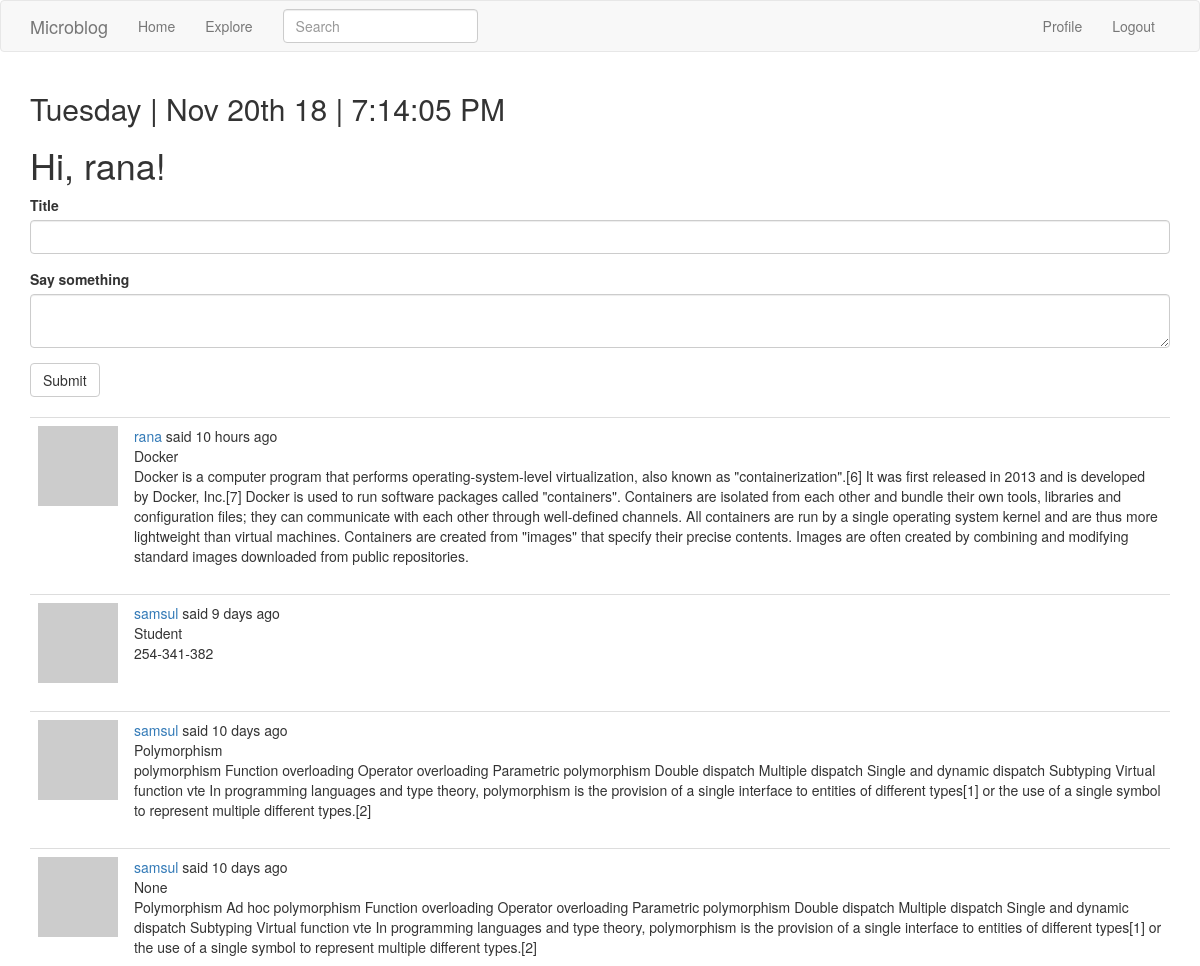
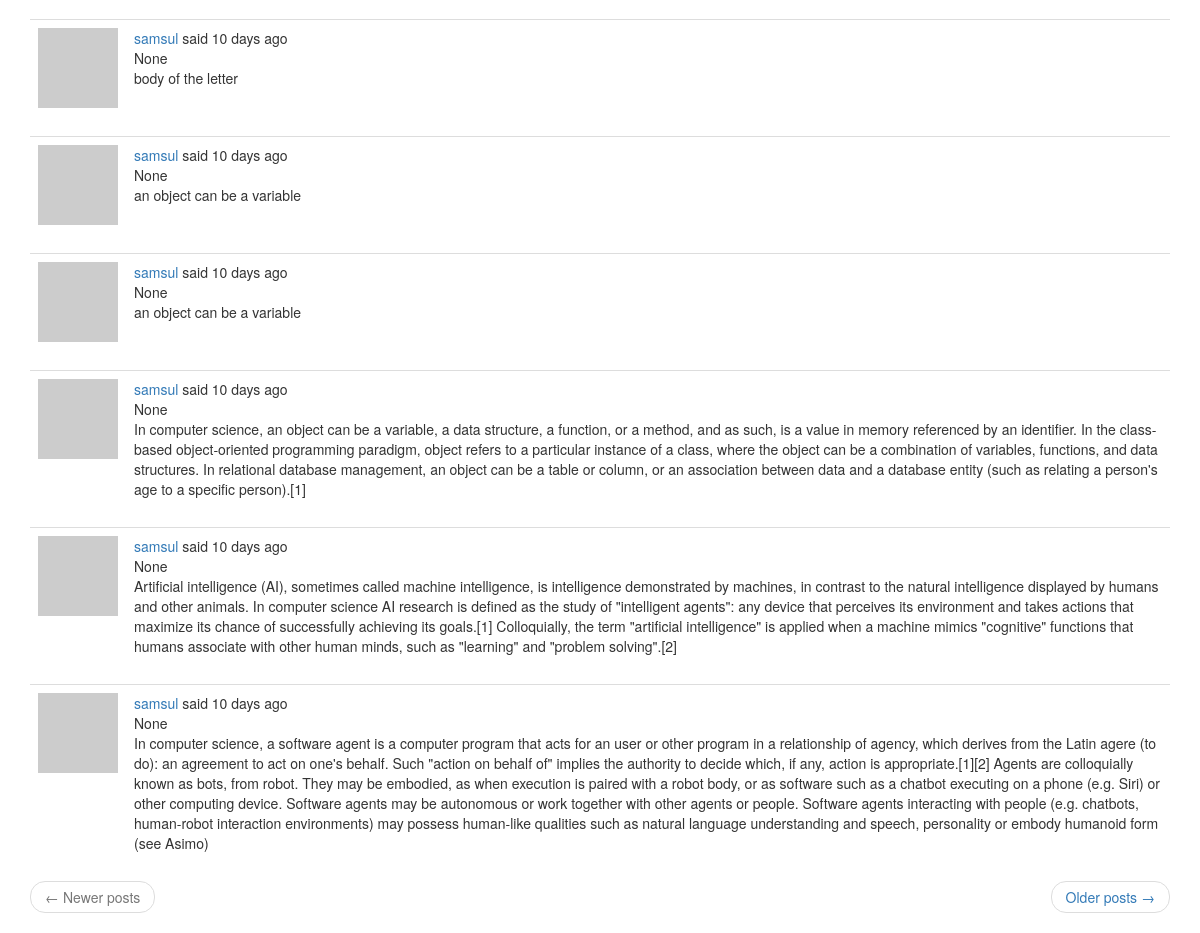
The page /index (signed in) on the database its author committed (2 pictures, top to bottom).
### app/models.py (models this page shows, shortened)
class User(UserMixin, db.Model):
    id = db.Column(db.Integer, primary_key=True)
    username = db.Column(db.String(64), index=True, unique=True)
    email = db.Column(db.String(120), index=True, unique=True)
    password_hash = db.Column(db.String(128))
    posts = db.relationship('Post', backref='author', lazy='dynamic')
    about_me = db.Column(db.String(140))
    last_seen = db.Column(db.DateTime, default=datetime.utcnow)
    followed = db.relationship(
        'User', secondary=followers,
        primaryjoin=(followers.c.follower_id == id),
        secondaryjoin=(followers.c.followed_id == id),
        backref=db.backref('followers', lazy='dynamic'), lazy='dynamic')
    def avatar(self, size):
        digest = md5(self.email.lower().encode('utf-8')).hexdigest()
        return 'https://www.gravatar.com/avatar/{}?d=identicon&s={}'.format(digest, size)
    def followed_posts(self):
        followed = Post.query.join(
            followers, (followers.c.followed_id == Post.user_id)).filter(
                followers.c.follower_id == self.id)
        own = Post.query.filter_by(user_id=self.id)
        return followed.union(own).order_by(Post.timestamp.desc())

class SearchableMixin(object):
    @classmethod
    def before_commit(cls, session):
        session._changes = {
            'add': list(session.new),
            'update': list(session.dirty),
            'delete': list(session.deleted)
        }
    @classmethod
    def after_commit(cls, session):
        for obj in session._changes['add']:
            if isinstance(obj, SearchableMixin):
                add_to_index(obj.__tablename__, obj)
        for obj in session._changes['update']:
            if isinstance(obj, SearchableMixin):
                add_to_index(obj.__tablename__, obj)
        for obj in session._changes['delete']:
            if isinstance(obj, SearchableMixin):
                remove_from_index(obj.__tablename__, obj)
        session._changes = None

class Post(SearchableMixin, db.Model):
    __searchable__ = ['body', 'title']
    id = db.Column(db.Integer, primary_key=True)
    title = db.Column(db.String(50))
    body = db.Column(db.String(140))
    timestamp = db.Column(db.DateTime, index=True, default=datetime.utcnow)
    user_id = db.Column(db.Integer, db.ForeignKey('user.id'))
    language = db.Column(db.String(5))

### app/main/routes.py (the view, shortened to what this page needs)
@bp.route('/', methods=['POST', 'GET'])
@bp.route('/index', methods=['POST', 'GET'])
@login_required
def index():
    form = PostForm()
    page = request.args.get('page', 1, type=int)
    posts = current_user.followed_posts().paginate(
        page, current_app.config['POSTS_PER_PAGE'], False)
    next_url = url_for('main.index', page=posts.next_num)  if posts.has_next else None
    prev_url = url_for('main.index', page=posts.prev_num)  if posts.has_prev else None
    return render_template('index.html', title= _('Home'), form=form, posts=posts.items, next_url=next_url, prev_url=prev_url)

### app/main/forms.py
class SearchForm(FlaskForm):
    q = StringField(_l('Search'), validators=[DataRequired()])
    def __init__(self, *args, **kwargs):
        if 'formdata' not in kwargs:
            kwargs['formdata'] = request.args
        if 'csrf_enabled' not in kwargs:
            kwargs['csrf_enabled'] = False
        super(SearchForm, self).__init__(*args, **kwargs)

class PostForm(FlaskForm):
    title = StringField(_l('Title'), validators=[DataRequired()])
    post = TextAreaField(_l('Say something'), validators=[DataRequired(), Length(min=1, max=1500)])
    submit = SubmitField(_l('Submit'))

### app/main/routes.py (called while the page is built)
@bp.before_request
def before_request():
    if current_user.is_authenticated:
        current_user.last_seen = datetime.utcnow()
        db.session.commit()
    g.local = str(get_locale())

@bp.before_request
def before_request():
    if current_user.is_authenticated:
        current_user.last_seen = datetime.utcnow()
        db.session.commit()
        g.search_form = SearchForm()
    g.locale = str(get_locale())

### app/models.py (called while the page is built)
@login.user_loader
def load_user(id):
    return User.query.get(int(id))

### app/templates/index.html (shortened to what this page needs)
{% extends "base.html" %}
{% import 'bootstrap/wtf.html' as wtf %}
{% block app_content %}
    <h1>{{ _('Hi, %(username)s!', username=current_user.username) }}</h1>
    {% if form %}
    {{ wtf.quick_form(form) }}
    <br>
    {% endif %}
    {% for post in posts %}
        <table class="table table-hover">
        <tr>
            <td width="70px">
                <a href="{{ url_for('main.user', username=post.author.username) }}">
                <img src="{{ post.author.avatar(100) }}">
                </a>
            </td>
            <td>
                {{ _('%(username)s said %(when)s',
                    username=user_link, when=moment(post.timestamp).fromNow()) }}
                <br>
                <span id="post{{ post.id }}">{{ post.title }}</span><br>
                <span id="post{{ post.id }}">{{ post.body }}</span>
            </td>
        </tr>
    </table>
    {% endfor %}
    <nav aria-label="...">
        <ul class="pager">
            <li class="previous{% if not prev_url %} disabled{% endif %}">
                <a href="{{ prev_url or '#' }}">
                    <span aria-hidden="true">&larr;</span> {{ _('Newer posts') }}
                </a>
            </li>
            <li class="next{% if not next_url %} disabled{% endif %}">
                <a href="{{ next_url or '#' }}">
                    {{ _('Older posts') }} <span aria-hidden="true">&rarr;</span>
                </a>
            </li>
        </ul>
    </nav>
{% endblock %}

### rows shown on the page
Post: title "Docker", body "Docker is a computer program that performs operating-system-level virtualization, also known as \"containerization\".[6] It was first released in 2013 and is developed by Docker, Inc.[7] Docker is used to run software packages called \"containers\". Containers are isolated from each other and bundle their own tools, libraries and configuration files; they can communicate with each other through well-defined channels. All containers are run by a single operating system kernel and are thus more lightweight than virtual machines. Containers are created from \"images\" that specify their precise contents. Images are often created by combining and modifying standard images downloaded from public…"
Post: title "Student", body "254-341-382"
Post: title "Polymorphism", body "polymorphism Function overloading Operator overloading Parametric polymorphism Double dispatch Multiple dispatch Single and dynamic dispatch Subtyping Virtual function vte In programming languages and type theory, polymorphism is the provision of a single interface to entities of different types[1] or the use of a single symbol to represent multiple different types.[2]"
Post: title "None", body "Polymorphism Ad hoc polymorphism Function overloading Operator overloading Parametric polymorphism Double dispatch Multiple dispatch Single and dynamic dispatch Subtyping Virtual function vte In programming languages and type theory, polymorphism is the provision of a single interface to entities of different types[1] or the use of a single symbol to represent multiple different types.[2]"
Post: title "None", body "body of the letter"
Post: title "None", body "an object can be a variable"
Post: title "None", body "an object can be a variable"
Post: title "None", body "In computer science, an object can be a variable, a data structure, a function, or a method, and as such, is a value in memory referenced by an identifier. In the class-based object-oriented programming paradigm, object refers to a particular instance of a class, where the object can be a combination of variables, functions, and data structures. In relational database management, an object can be a table or column, or an association between data and a database entity (such as relating a person's age to a specific person).[1]"
Post: title "None", body "Artificial intelligence (AI), sometimes called machine intelligence, is intelligence demonstrated by machines, in contrast to the natural intelligence displayed by humans and other animals. In computer science AI research is defined as the study of \"intelligent agents\": any device that perceives its environment and takes actions that maximize its chance of successfully achieving its goals.[1] Colloquially, the term \"artificial intelligence\" is applied when a machine mimics \"cognitive\" functions that humans associate with other human minds, such as \"learning\" and \"problem solving\".[2]"
Post: title "None", body "In computer science, a software agent is a computer program that acts for an user or other program in a relationship of agency, which derives from the Latin agere (to do): an agreement to act on one's behalf. Such \"action on behalf of\" implies the authority to decide which, if any, action is appropriate.[1][2] Agents are colloquially known as bots, from robot. They may be embodied, as when execution is paired with a robot body, or as software such as a chatbot executing on a phone (e.g. Siri) or other computing device. Software agents may be autonomous or work together with other agents or people. Software agents interacting with people (e.g. chatbots, human-robot interaction environments)…"

### other values the page prints
{{ moment().format('dddd') }} "Tuesday"
{{ moment().format("MMM Do YY") }} "Nov 20th 18"
{{ moment().format('LTS') }} "7:14:05 PM"
